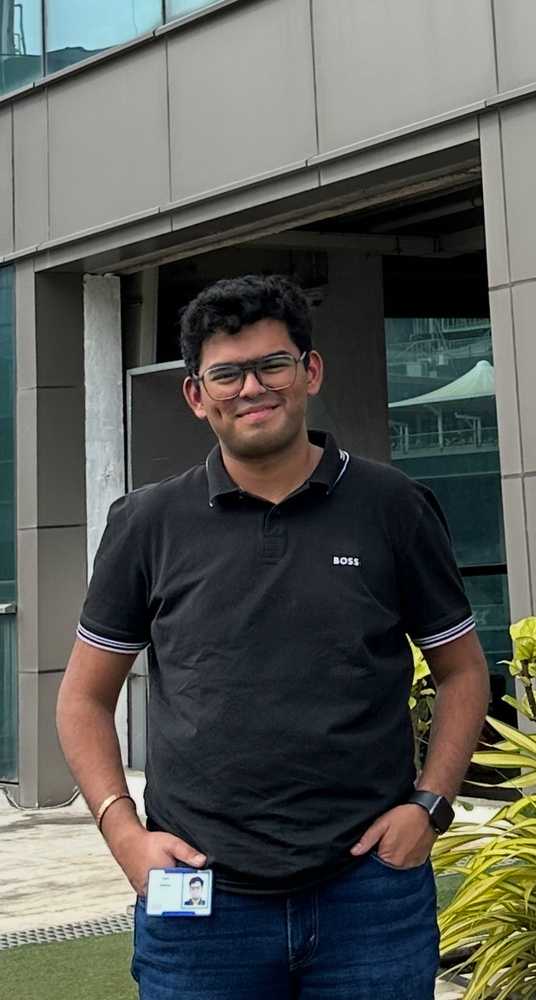
#> input picture dataset/SatvikCasualPic.jpeg, 536 x 1000 px, shrunk from 1179 x 2201 before the run
$ jupyter execute 03.GeometricShapeDetectionUsingHoughTransform.ipynb
#> lines starting #> are read from the running program, lines starting #| are printed output that depends on the picture; after the words box and inside, x2 and y2 are one past the last pixel; in counts of white or black regions, pixels touching at a corner belong together
# 🧠 Mini Project: “Geometric Shape Detection Using Hough Transform”
## 🎯 Objective

To implement and demonstrate the use of the Hough Transform and its variants for detecting lines, circles, and ellipses in digital images, and to analyze accuracy, robustness, and speed using Python and OpenCV.

## 🧩 Topics Covered
| No. | Concept                            | Technique / Function                                                           |
| :-- | :--------------------------------- | :----------------------------------------------------------------------------- |
| 1   | Line Detection                     | Standard & Probabilistic Hough Transform (`cv2.HoughLines`, `cv2.HoughLinesP`) |
| 2   | Foot-of-Normal & Line Localization | Conversion from polar (ρ, θ) to Cartesian form                                 |
| 3   | Line Fitting                       | `cv2.fitLine()`                                                                |
| 4   | RANSAC for Line Detection          | `skimage.measure.ransac` with `LineModelND`                                    |
| 5   | Circular Object Detection          | `cv2.HoughCircles()`                                                           |
| 6   | Accurate Center Localization       | Circle parameter refinement                                                    |
| 7   | Speed Problem                      | Timing comparison of Hough vs RANSAC                                           |
| 8   | Ellipse Detection                  | `cv2.fitEllipse()`                                                             |
| 9   | Case Study – Human Iris Detection  | Detect circle (iris) from eye image                                            |
| 10  | Hole Detection                     | Circular Hough transform in binary images                                      |
| 11  | Generalized Hough Transform (GHT)  | Conceptual example using OpenCV GHT interface                                  |
| 12  | Spatial Matched Filtering          | Template matching using `cv2.matchTemplate()`                                  |
| 13  | GHT for Ellipse / Object Detection | Shape-based matching (concept + optional demo)                                 |
| 14  | GHT for Feature Collation          | Combining multiple detections                                                  |

## 🔧 Requirements
``` bash
pip install opencv-python scikit-image numpy matplotlib
```

[cell 1]
import cv2
import numpy as np
import matplotlib.pyplot as plt
from skimage.measure import LineModelND, ransac
import time

[cell 2]
# Load image (grayscale)
img = cv2.imread('dataset/SatvikCasualPic.jpeg', cv2.IMREAD_GRAYSCALE)
if img is None:
    raise ValueError("Please place 'shapes_lines_circles.png' in the same folder!")

edges = cv2.Canny(img, 50, 150)
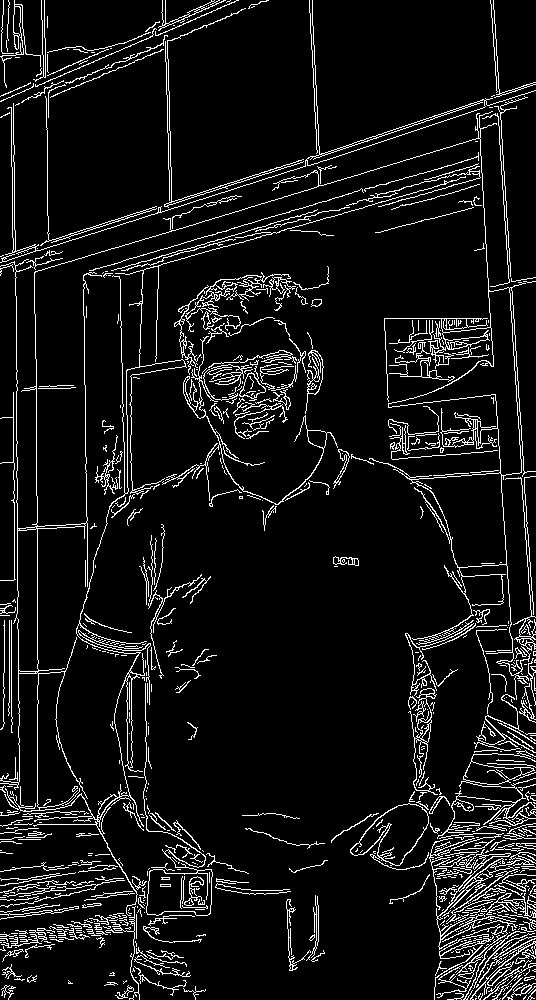
#> edges: shape (1000, 536); 7.9% white in thin lines or dots
plt.figure(figsize=(14, 10))
plt.subplot(3, 4, 1)
plt.imshow(edges, cmap='gray')
plt.title('Edge Image')
plt.axis('off')

[cell 3]
# 1️⃣ Hough Line Detection (Standard)
start = time.time()
lines = cv2.HoughLines(edges, 1, np.pi / 180, 120)
#> lines = 831 rows, first 8: [-466, 3.07], [37, 0], [-489, 3.07], [271, 1.27], [-472, 3.09], [14, 0], [245, 1.26], [-6, 3.12]
end = time.time()

line_img = cv2.cvtColor(img, cv2.COLOR_GRAY2BGR)
if lines is not None:
    for rho, theta in lines[:,0]:
        a, b = np.cos(theta), np.sin(theta)
        x0, y0 = a*rho, b*rho
        x1, y1 = int(x0 + 1000*(-b)), int(y0 + 1000*(a))
        x2, y2 = int(x0 - 1000*(-b)), int(y0 - 1000*(a))
        cv2.line(line_img, (x1,y1), (x2,y2), (0,0,255), 1)
#> this loop made 831 passes
#> (rho, theta, a, b, x0, y0, x1, y1) on passes 1 to 3: (-466, 3.07, -0.998, 0.0698, 464.9, -32.51, 395, -1030), (37, 0, 1, 0, 37, 0, 37, 1000), (-489, 3.07, -0.998, 0.0698, 487.8, -34.11, 418, -1031)
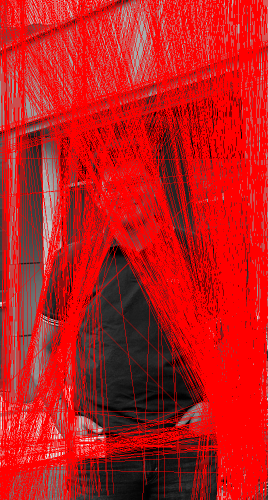
#> line_img: shape (1000, 536, 3) (shown at 1/2 size); mean B, G, R 26.6, 26.6, 189.9
plt.subplot(3, 4, 2)
plt.imshow(line_img[..., ::-1])
plt.title(f'Hough Line Transform\n(Time: {end-start:.3f}s)')
plt.axis('off')

[cell 4]
# 2️⃣ Probabilistic Hough Transform (line localization)
linesP = cv2.HoughLinesP(edges, 1, np.pi/180, 100, minLineLength=50, maxLineGap=10)
#> linesP = 231 rows, first 6: [522, 452, 535, 651], [487, 274, 493, 366], [37, 672, 37, 496], [64, 263, 480, 136], [499, 140, 522, 476], [14, 579, 14, 463]
prob_img = cv2.cvtColor(img, cv2.COLOR_GRAY2BGR)
for l in linesP:
    x1,y1,x2,y2 = l[0]
    cv2.line(prob_img,(x1,y1),(x2,y2),(0,255,0),2)
#> this loop made 231 passes
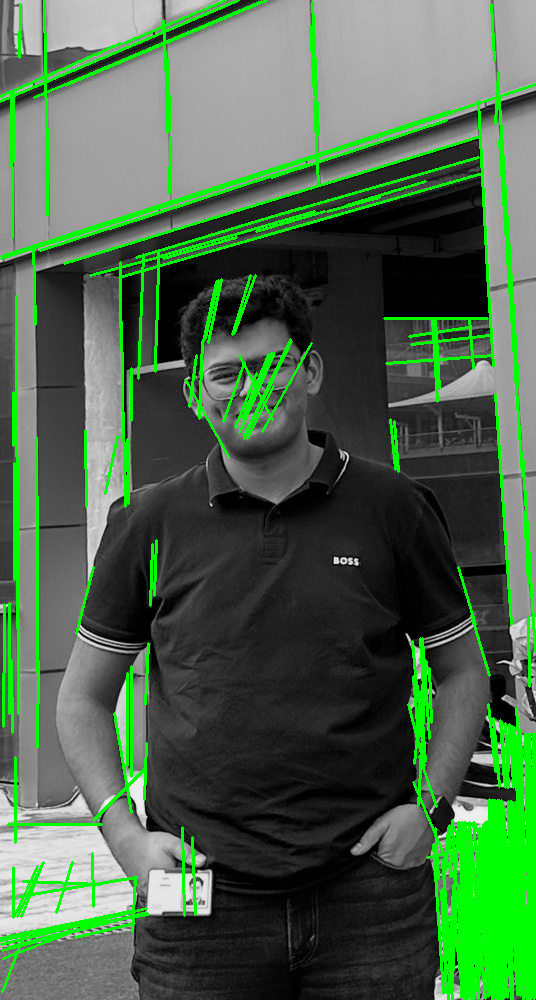
#> prob_img: shape (1000, 536, 3); mean B, G, R 74.8, 102.3, 74.8
plt.subplot(3, 4, 3)
plt.imshow(prob_img[..., ::-1])
plt.title('Probabilistic Hough (Localized Lines)')
plt.axis('off')

[cell 5]
# 3️⃣ Line Fitting
points = np.column_stack(np.where(edges > 0))
[vx, vy, x0, y0] = cv2.fitLine(points, cv2.DIST_L2, 0, 0.01, 0.01)
fit_img = cv2.cvtColor(img, cv2.COLOR_GRAY2BGR)
y1, y2 = 0, img.shape[0]
x1 = int(((y1 - y0) * vx / vy) + x0)
x2 = int(((y2 - y0) * vx / vy) + x0)
cv2.line(fit_img, (x1,y1), (x2,y2), (255,0,0), 2)
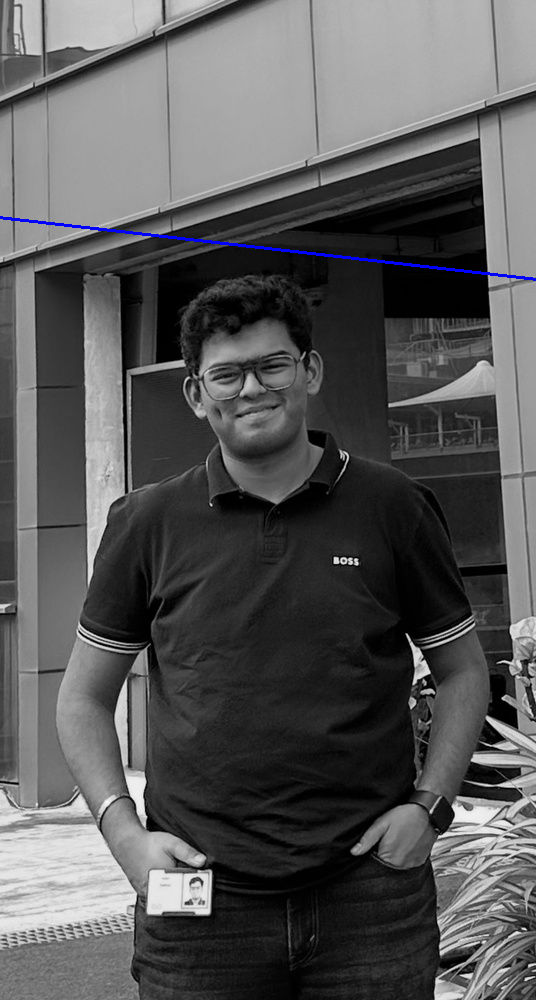
#> fit_img: shape (1000, 536, 3); mean B, G, R 87.7, 86.9, 86.9
plt.subplot(3, 4, 4)
plt.imshow(fit_img[..., ::-1])
plt.title('Line Fitting')
plt.axis('off')

[cell 6]
# 4️⃣ RANSAC for Line Detection
ransac_model, inliers = ransac(points, LineModelND, min_samples=2, residual_threshold=2, max_trials=1000)
line_y = np.arange(img.shape[0])
line_x = ransac_model.predict_y(line_y)
ransac_img = cv2.cvtColor(img, cv2.COLOR_GRAY2BGR)
for (x, y) in zip(line_x.astype(int), line_y.astype(int)):
    if 0 <= x < img.shape[1]:
        ransac_img[int(y), int(x)] = [0, 255, 0]
#> this loop made 1000 passes
#> x on passes 1 to 3: 468, 468, 469
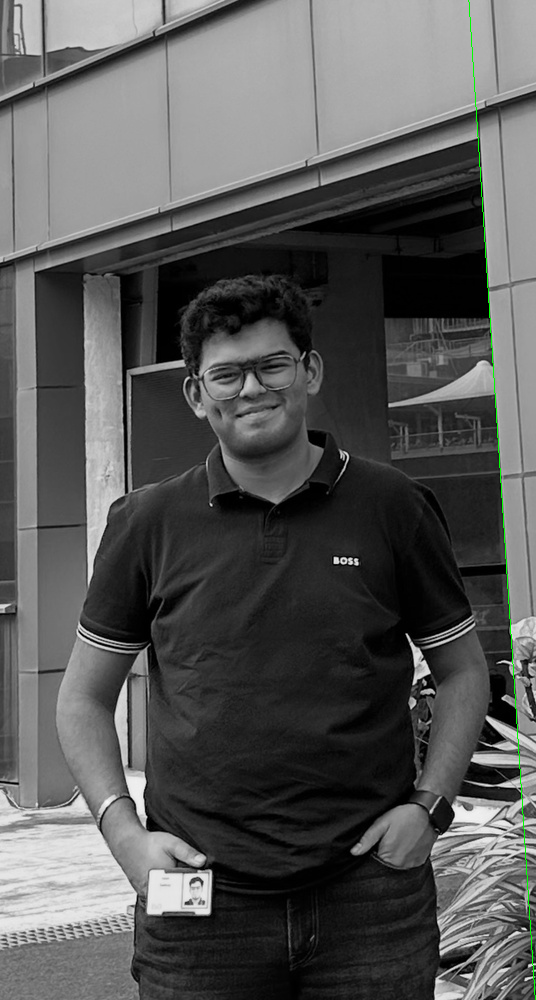
#> ransac_img: shape (1000, 536, 3); mean B, G, R 86.9, 87.4, 86.9
plt.subplot(3, 4, 5)
plt.imshow(ransac_img[..., ::-1])
plt.title('RANSAC Line Detection')
plt.axis('off')

[cell 7]
# 5️⃣ Circle Detection (Iris, Holes, Circular objects)
circles = cv2.HoughCircles(img, cv2.HOUGH_GRADIENT, dp=1.2, minDist=50,
                           param1=100, param2=30, minRadius=10, maxRadius=150)
circ_img = cv2.cvtColor(img, cv2.COLOR_GRAY2BGR)
if circles is not None:
    circles = np.uint16(np.around(circles))
    for (x, y, r) in circles[0, :]:
        cv2.circle(circ_img, (x, y), r, (0, 255, 0), 2)
        cv2.circle(circ_img, (x, y), 2, (0, 0, 255), 3)
#> this loop made 145 passes
#> (x, y, r) on passes 1 to 8: (350, 301, 149), (279, 727, 149), (290, 320, 149), (147, 352, 135), (100, 887, 92), (332, 349, 144), (375, 819, 147), (187, 173, 140)
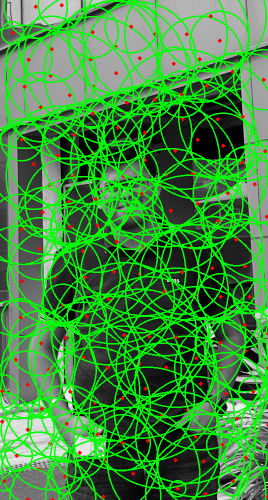
#> circ_img: shape (1000, 536, 3) (shown at 1/2 size); mean B, G, R 60.3, 139.8, 62.8
plt.subplot(3, 4, 6)
plt.imshow(circ_img[..., ::-1])
plt.title('Circular Object / Iris Detection')
plt.axis('off')

[cell 8]
# 6️⃣ Ellipse Detection
contours, _ = cv2.findContours(edges, cv2.RETR_LIST, cv2.CHAIN_APPROX_NONE)
ellipse_img = cv2.cvtColor(img, cv2.COLOR_GRAY2BGR)
for c in contours:
    if len(c) >= 5:
        ellipse = cv2.fitEllipse(c)
        cv2.ellipse(ellipse_img, ellipse, (255, 0, 0), 2)
#> this loop made 1063 passes
#> c on passes 1, 2, 7: [[500, 998], [499, 999]], [[475, 998], [475, 999], [476, 998]], [[504, 993], [503, 994]]
plt.subplot(3, 4, 7)
plt.imshow(ellipse_img[..., ::-1])
plt.title('Ellipse Detection')
plt.axis('off')

[cell 9]
# 7️⃣ Spatial Matched Filtering (Template Matching)
template = img[50:100, 50:100]  # small region as template
res = cv2.matchTemplate(img, template, cv2.TM_CCOEFF_NORMED)
_, _, _, max_loc = cv2.minMaxLoc(res)
top_left = max_loc
h, w = template.shape
match_img = cv2.cvtColor(img, cv2.COLOR_GRAY2BGR)
cv2.rectangle(match_img, top_left, (top_left[0]+w, top_left[1]+h), (0,255,255), 2)
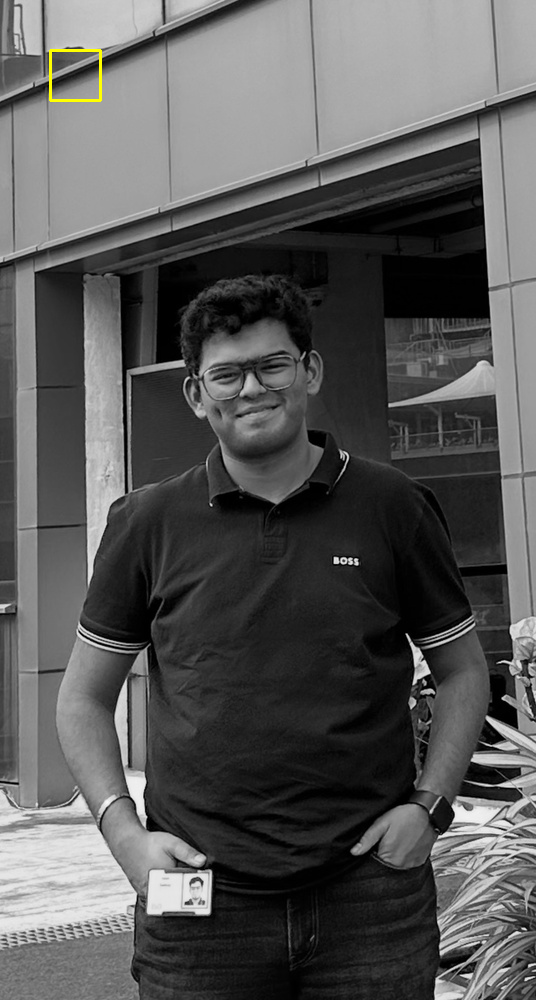
#> match_img: shape (1000, 536, 3); mean B, G, R 87, 87.3, 87.3
plt.subplot(3, 4, 8)
plt.imshow(match_img[..., ::-1])
plt.title('Spatial Matched Filtering')
plt.axis('off')
plt.tight_layout()
plt.show()

$ run again, with dataset/StereoLeft.png saved as dataset/SatvikCasualPic.jpeg
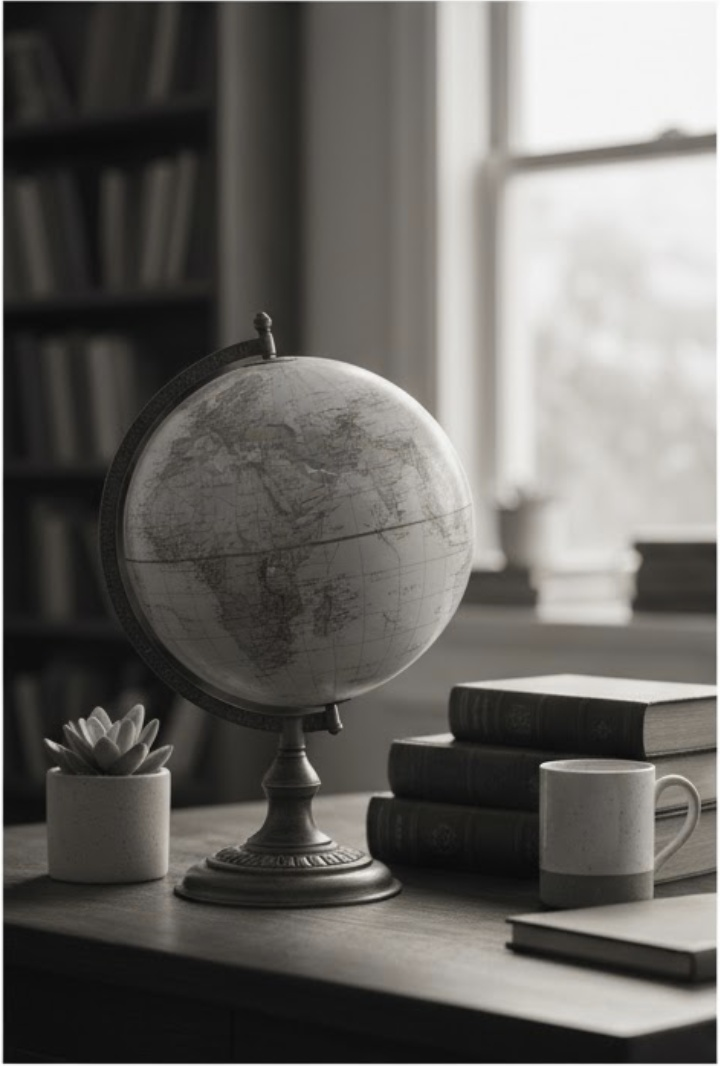
#> input picture dataset/StereoLeft.png, 720 x 1066 px
#> `edges = cv2.Canny(img, 50, 150)`:
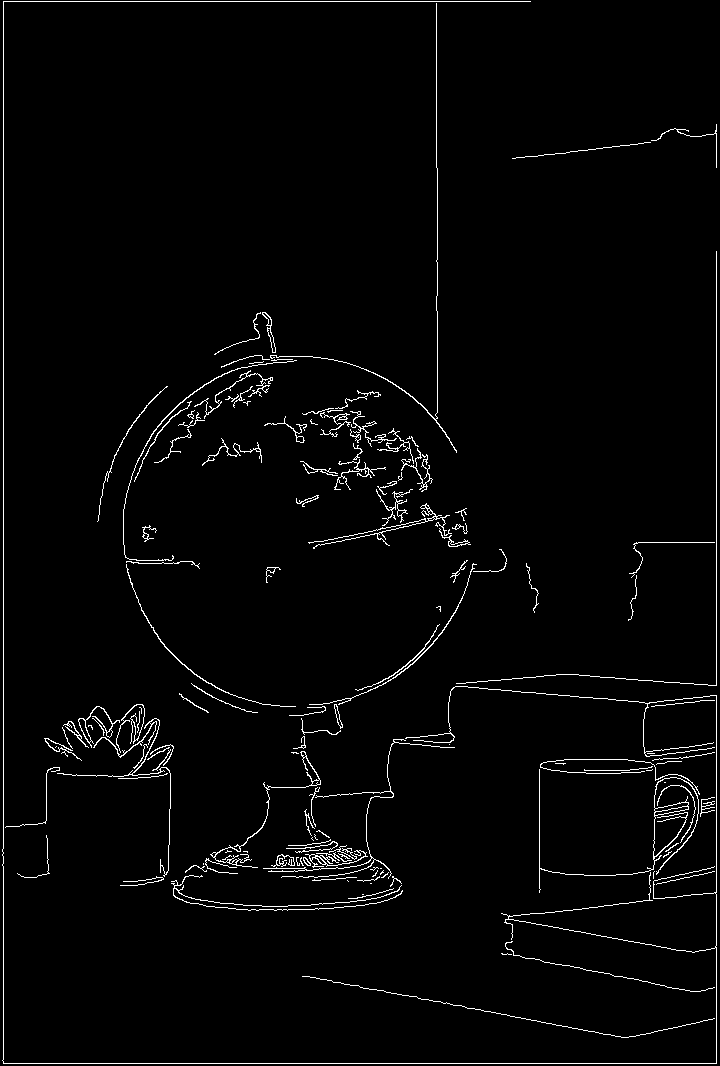
#> edges: shape (1066, 720); 2.3% white in thin lines or dots
#> lines = 13 rows, first 8: [3, 0], [716, 0], [1063, 1.57], [1, 1.57], [437, 0], [899, 1.76], [643, 1.66], [817, 1.75]
#> the loop `for rho, theta in lines[:,0]:` made 13 passes
#> (rho, theta, a, b, x0, y0, x1, y1) on passes 1, 2, 3, 5, 6, 7, 8, 9: (3, 0, 1, 0, 3, 0, 3, 1000), (716, 0, 1, 0, 716, 0, 716, 1000), (1063, 1.57, -4.37e-08, 1, -4.65e-05, 1063, -1000, 1062), (437, 0, 1, 0, 437, 0, 437, 1000), (899, 1.76, -0.191, 0.982, -171.5, 882.5, -1153, 691), (643, 1.66, -0.0872, 0.996, -56.04, 640.6, -1052, 553), (817, 1.75, -0.174, 0.985, -141.9, 804.6, -1126, 630), (804, 1.76, -0.191, 0.982, -153.4, 789.2, -1135, 598)
#> linesP = 16 rows, first 6: [3, 1063, 3, 1], [716, 1063, 716, 251], [4, 1063, 715, 1063], [4, 1, 530, 1], [437, 295, 437, 168], [436, 167, 436, 3]
#> the loop `for l in linesP:` made 16 passes
#> points = 17857 pairs, first value 1 to 1063, second value 2 to 716
#> `[vx, vy, x0, y0] = cv2.fitLine(points, cv2.DIST_L2, 0, 0.01, 0.01)`: vx = [0.942]; vy = [0.336]; x0 = [652.6]; y0 = [364.4]
#> `x1 = int(((y1 - y0) * vx / vy) + x0)`: x1 = -369
#> `x2 = int(((y2 - y0) * vx / vy) + x0)`: x2 = 2620
#> fit_img: shape (1066, 720, 3); mean B, G, R 102.6, 101.9, 101.9
#> line_x = 1066 values, max 3.01 at index 0, min 2.98 at index 1065, mean 2.99
#> `circles = cv2.HoughCircles(img, cv2.HOUGH_GRADIENT, dp=1.2, minDist=50..`: circles = 67 rows, first 8: [324.6, 565.8, 128.2], [282.6, 511.8, 149.3], [267, 559.8, 133.5], [235.8, 486.6, 99.16], [268.2, 442.2, 80.68], [388.2, 463.8, 64.6], [215.4, 797.4, 103.1], [256.2, 719.4, 149.3]
#> `circles = np.uint16(np.around(circles))`: circles = 67 rows, first 8: [325, 566, 128], [283, 512, 149], [267, 560, 133], [236, 487, 99], [268, 442, 81], [388, 464, 65], [215, 797, 103], [256, 719, 149]
#> the loop `for (x, y, r) in circles[0, :]:` made 67 passes
#> contours = 183 contours, 130 with area under 20; largest, box (x1, y1, x2, y2) and area: (539, 769, 699, 893) 342, (78, 706, 120, 748) 192, (210, 751, 321, 868) 180, (44, 738, 82, 761) 129, (654, 802, 689, 812) 127
#> the loop `for c in contours:` made 183 passes
#> ellipse on passes 1, 2, 3, 5, 8, 9, 10, 11: ((629, 1039.1), (23.32, 125.9), 90.29), ((506, 953.5), (0, 1), 0), ((603.1, 966.5), (14.01, 262.2), 101.6), ((370.5, 892.4), (4.52, 46.61), 76.68), ((333.1, 878.5), (1.29, 39.29), 85.97), ((394.1, 875.7), (11.24, 12.03), 76.38), ((372.4, 881.3), (4.78, 18.12), 77.33), ((140.8, 881.5), (5.1, 44.9), 82.11)
#> max_loc = (50, 50)
#> `cv2.rectangle(match_img, top_left, (top_left[0]+w, top_left[1]+h), (0,..`:
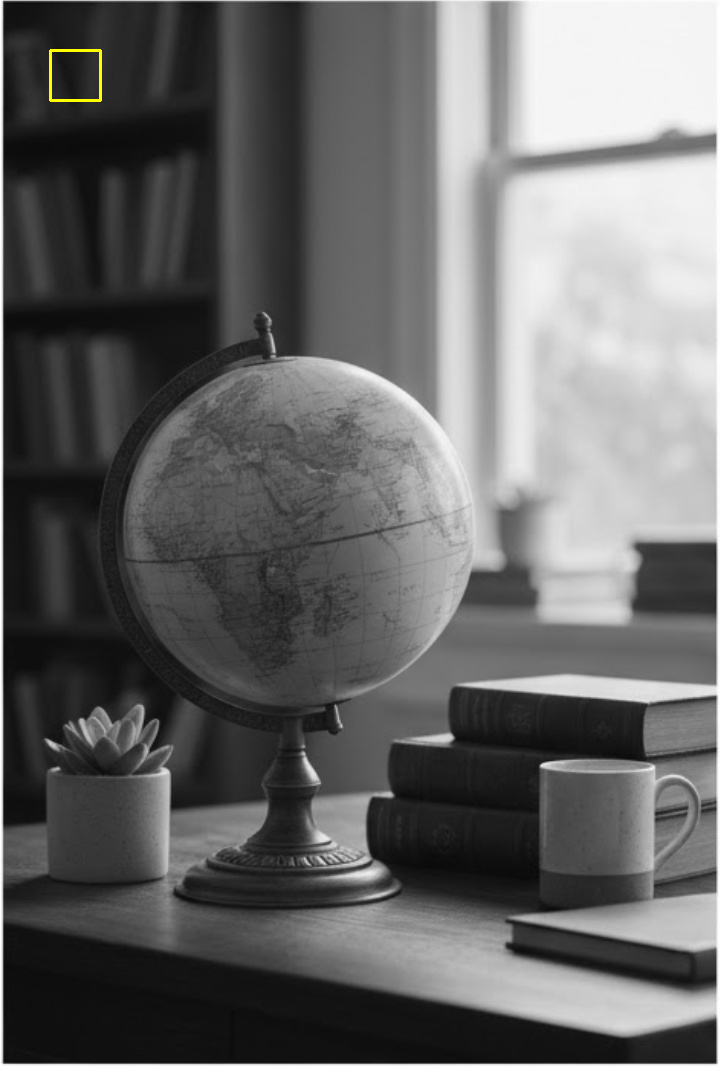
#> match_img: shape (1066, 720, 3); mean B, G, R 102.2, 102.4, 102.4
